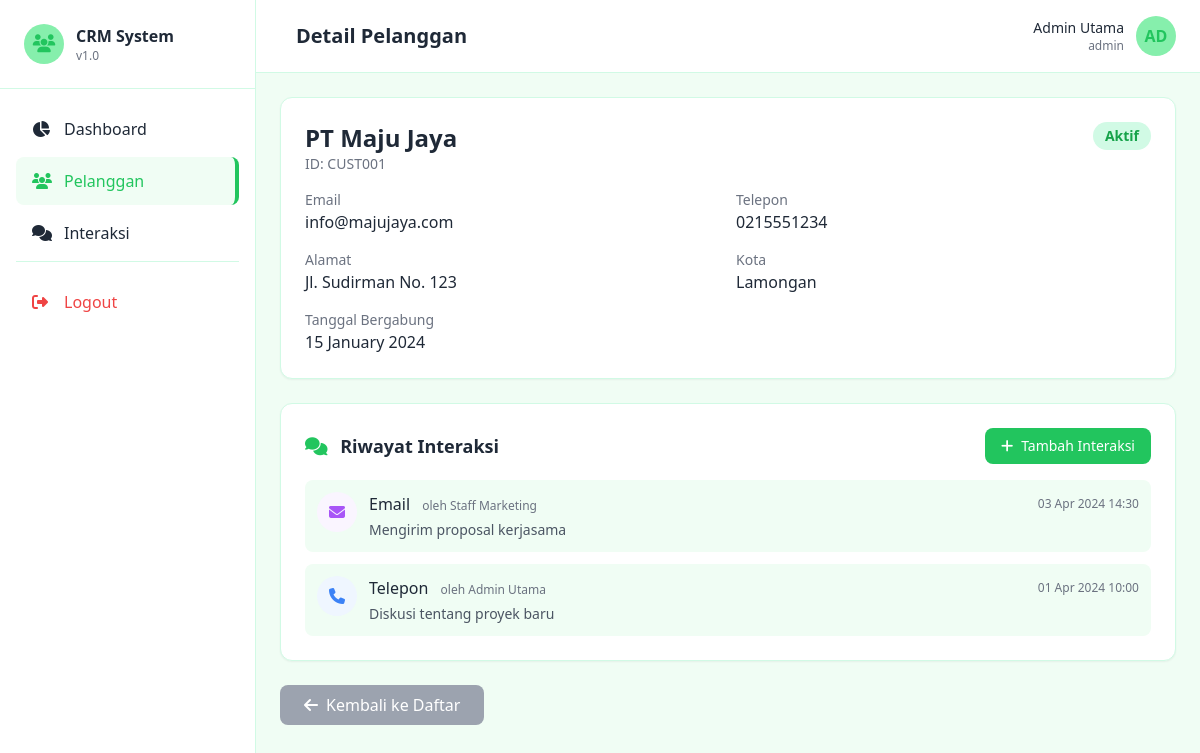
Screenshot of /customers/detail.php?id=1 (signed in) with the database file from the repository.
### tables this page shows
CREATE TABLE `customers` (
  `id` int(11) NOT NULL,
  `customer_code` varchar(20) NOT NULL,
  `nama` varchar(100) NOT NULL,
  `email` varchar(100) DEFAULT NULL,
  `telepon` varchar(20) DEFAULT NULL,
  `alamat` text DEFAULT NULL,
  `kota` varchar(50) DEFAULT NULL,
  `status` enum('aktif','tidak_aktif') DEFAULT 'aktif',
  `join_date` date DEFAULT NULL,
  `created_at` timestamp NOT NULL DEFAULT current_timestamp()
);

CREATE TABLE `interactions` (
  `id` int(11) NOT NULL,
  `customer_id` int(11) NOT NULL,
  `user_id` int(11) NOT NULL,
  `interaction_type` enum('telepon','email','whatsapp','meeting') NOT NULL,
  `notes` text DEFAULT NULL,
  `interaction_date` datetime DEFAULT NULL,
  `created_at` timestamp NOT NULL DEFAULT current_timestamp()
);

CREATE TABLE `users` (
  `id` int(11) NOT NULL,
  `nama` varchar(100) NOT NULL,
  `email` varchar(100) NOT NULL,
  `password` varchar(255) NOT NULL,
  `role` enum('admin','staff') DEFAULT 'staff',
  `created_at` timestamp NOT NULL DEFAULT current_timestamp()
);

### customers/detail.php (the view, shortened to what this page needs)
<?php
require_once '../config/database.php';
$id = isset($_GET['id']) ? (int)$_GET['id'] : 0;
try {
    $stmt = $pdo->prepare("SELECT * FROM customers WHERE id = ?");
    $stmt->execute([$id]);
    $customer = $stmt->fetch();
    $stmt = $pdo->prepare("SELECT i.*, u.nama as staff_name FROM interactions i
                           JOIN users u ON i.user_id = u.id
                           WHERE i.customer_id = ?
                           ORDER BY i.interaction_date DESC");
    $stmt->execute([$id]);
    $interactions = $stmt->fetchAll();
} catch(PDOException $e) {
    $error = 'Gagal mengambil data pelanggan';
}
?>
<!DOCTYPE html>
<html lang="id">
<head>
    <script src="https://cdn.tailwindcss.com"></script>
    <link rel="stylesheet" href="https://cdnjs.cloudflare.com/ajax/libs/font-awesome/6.5.0/css/all.min.css">
</head>
<body class="bg-[#F0FDF4]">
    <div class="flex h-screen">
        <aside class="sidebar w-64 flex-shrink-0 hidden md:block overflow-y-auto">
            <div class="p-6 border-b border-[#D1FAE5]">
                <div class="flex items-center space-x-3">
                    <div class="w-10 h-10 bg-[#86EFAC] rounded-full flex items-center justify-center">
                        <i class="fas fa-users text-[#22C55E] text-lg"></i>
                    </div>
                    <div>
                        <h2 class="font-bold text-[#1F2937]">CRM System</h2>
                        <p class="text-xs text-gray-500">v1.0</p>
                    </div>
                </div>
            </div>
            <nav class="p-4 space-y-1">
                <a href="../dashboard/index.php" class="sidebar-link flex items-center space-x-3 px-4 py-3 rounded-lg">
                    <i class="fas fa-chart-pie w-5"></i>
                    <span>Dashboard</span>
                </a>
                <a href="index.php" class="sidebar-link active flex items-center space-x-3 px-4 py-3 rounded-lg">
                    <i class="fas fa-users w-5"></i>
                    <span>Pelanggan</span>
                </a>
                <a href="../interactions/index.php" class="sidebar-link flex items-center space-x-3 px-4 py-3 rounded-lg">
                    <i class="fas fa-comments w-5"></i>
                    <span>Interaksi</span>
                </a>
                <div class="pt-4 mt-4 border-t border-[#D1FAE5]">
                    <a href="../auth/logout.php" class="sidebar-link flex items-center space-x-3 px-4 py-3 rounded-lg text-red-500 hover:bg-red-50">
                        <i class="fas fa-sign-out-alt w-5"></i>
                        <span>Logout</span>
                    </a>
                </div>
            </nav>
        </aside>
        <div class="flex-1 overflow-y-auto">
            <header class="bg-white border-b border-[#D1FAE5] px-6 py-4">
                <div class="flex items-center justify-between">
                    <div class="flex items-center space-x-4">
                        <h1 class="text-xl font-semibold text-[#1F2937]">Detail Pelanggan</h1>
                    </div>
                    <div class="flex items-center space-x-4">
                        <div class="flex items-center space-x-3">
                            <div class="text-right hidden sm:block">
                                <p class="text-sm font-medium text-[#1F2937]"><?php echo htmlspecialchars($_SESSION['user_nama']); ?></p>
                                <p class="text-xs text-gray-500"><?php echo htmlspecialchars($_SESSION['user_role']); ?></p>
                            </div>
                            <div class="w-10 h-10 bg-[#86EFAC] rounded-full flex items-center justify-center text-[#22C55E] font-bold">
                                <?php echo strtoupper(substr($_SESSION['user_nama'], 0, 2)); ?>
                            </div>
                        </div>
                    </div>
                </div>
            </header>
            <div class="p-6">
                <div class="max-w-4xl mx-auto">
                    <div class="bg-white rounded-xl shadow-sm border border-[#D1FAE5] p-6 mb-6">
                        <div class="flex justify-between items-start mb-4">
                            <div>
                                <h2 class="text-2xl font-bold text-[#1F2937]"><?php echo htmlspecialchars($customer['nama']); ?></h2>
                                <p class="text-sm text-gray-500">ID: <?php echo htmlspecialchars($customer['customer_code']); ?></p>
                            </div>
                            <span class="px-3 py-1 text-sm font-semibold rounded-full status-<?php echo $customer['status']; ?>">
                                <?php echo $customer['status'] == 'aktif' ? 'Aktif' : 'Tidak Aktif'; ?>
                            </span>
                        </div>
                        <div class="grid grid-cols-1 md:grid-cols-2 gap-4">
                            <div>
                                <p class="text-sm text-gray-500">Email</p>
                                <p class="text-[#1F2937]"><?php echo htmlspecialchars($customer['email'] ?: '-'); ?></p>
                            </div>
                            <div>
                                <p class="text-sm text-gray-500">Telepon</p>
                                <p class="text-[#1F2937]"><?php echo htmlspecialchars($customer['telepon'] ?: '-'); ?></p>
                            </div>
                            <div>
                                <p class="text-sm text-gray-500">Alamat</p>
                                <p class="text-[#1F2937]"><?php echo htmlspecialchars($customer['alamat'] ?: '-'); ?></p>
                            </div>
                            <div>
                                <p class="text-sm text-gray-500">Kota</p>
                                <p class="text-[#1F2937]"><?php echo htmlspecialchars($customer['kota'] ?: '-'); ?></p>
                            </div>
                            <div>
                                <p class="text-sm text-gray-500">Tanggal Bergabung</p>
                                <p class="text-[#1F2937]"><?php echo date('d F Y', strtotime($customer['join_date'])); ?></p>
                            </div>
                        </div>
                    </div>
                    <div class="bg-white rounded-xl shadow-sm border border-[#D1FAE5] p-6">
                        <div class="flex justify-between items-center mb-4">
                            <h3 class="text-lg font-semibold text-[#1F2937]">
                                <i class="fas fa-comments text-[#22C55E] mr-2"></i>
                                Riwayat Interaksi
                            </h3>
                            <a href="../interactions/create.php?customer_id=<?php echo $customer['id']; ?>"
                               class="btn-primary text-white px-4 py-2 rounded-lg text-sm flex items-center space-x-2 transition">
                                <i class="fas fa-plus"></i>
                                <span>Tambah Interaksi</span>
                            </a>
                        </div>
                        <?php if (count($interactions) > 0): ?>
                        <div class="space-y-3">
                            <?php foreach ($interactions as $interaction):
                                $icons = [
                                    'telepon' => 'fa-phone',
                                    'email' => 'fa-envelope',
                                    'whatsapp' => 'fa-whatsapp',
                                    'meeting' => 'fa-handshake'
                                ];
                                $icon = isset($icons[$interaction['interaction_type']]) ? $icons[$interaction['interaction_type']] : 'fa-comment';
                                $colors = [
                                    'telepon' => 'text-blue-500 bg-blue-50',
                                    'email' => 'text-purple-500 bg-purple-50',
                                    'whatsapp' => 'text-green-500 bg-green-50',
                                    'meeting' => 'text-orange-500 bg-orange-50'
                                ];
                                $color = isset($colors[$interaction['interaction_type']]) ? $colors[$interaction['interaction_type']] : 'text-gray-500 bg-gray-50';
                            ?>
                            <div class="flex items-start space-x-3 p-3 bg-[#F0FDF4] rounded-lg">
                                <div class="w-10 h-10 rounded-full <?php echo $color; ?> flex items-center justify-center flex-shrink-0">
                                    <i class="fas <?php echo $icon; ?>"></i>
                                </div>
                                <div class="flex-1">
                                    <div class="flex items-center justify-between">
                                        <div>
                                            <span class="font-medium text-[#1F2937]"><?php echo ucfirst($interaction['interaction_type']); ?></span>
                                            <span class="text-xs text-gray-500 ml-2">oleh <?php echo htmlspecialchars($interaction['staff_name']); ?></span>
                                        </div>
                                        <span class="text-xs text-gray-500">
                                            <?php echo date('d M Y H:i', strtotime($interaction['interaction_date'])); ?>
                                        </span>
                                    </div>
                                    <p class="text-sm text-gray-600 mt-1"><?php echo htmlspecialchars($interaction['notes'] ?: 'Tidak ada catatan'); ?></p>
                                </div>
                            </div>
                            <?php endforeach; ?>
                        </div>
                        <?php endif; ?>
                    </div>
                    <div class="mt-6">
                        <a href="index.php" class="btn-secondary text-white px-6 py-2 rounded-lg transition inline-flex items-center">
                            <i class="fas fa-arrow-left mr-2"></i> Kembali ke Daftar
                        </a>
                    </div>
                </div>
            </div>
        </div>
    </div>
</body>
</html>

### customers/detail.php (style rules this page uses)
.sidebar { background: #FFFFFF; border-right: 1px solid #D1FAE5; }
.sidebar-link { color: #1F2937; transition: all 0.3s; }
.sidebar-link:hover, .sidebar-link.active { background: #F0FDF4; color: #22C55E; }
.sidebar-link.active { border-right: 4px solid #22C55E; }
.btn-primary { background: #22C55E; }
.btn-secondary { background: #9CA3AF; }
.status-aktif { background: #D1FAE5; color: #16A34A; }

### rows the page displays
customers: nama "PT Maju Jaya", customer_code "CUST001", email "info@majujaya.com", telepon "0215551234", alamat "Jl. Sudirman No. 123", kota "Lamongan", join_date "15 January 2024"
interactions: interaction_type "Email", user.nama "Staff Marketing", interaction_date "03 Apr 2024 14:30", notes "Mengirim proposal kerjasama"
interactions: interaction_type "Telepon", user.nama "Admin Utama", interaction_date "01 Apr 2024 10:00", notes "Diskusi tentang proyek baru"

### other values shown
$_SESSION['user_nama'] "Admin Utama"
$_SESSION['user_role'] "admin"
substr($_SESSION['user_nama'], 0, 2) "AD"
